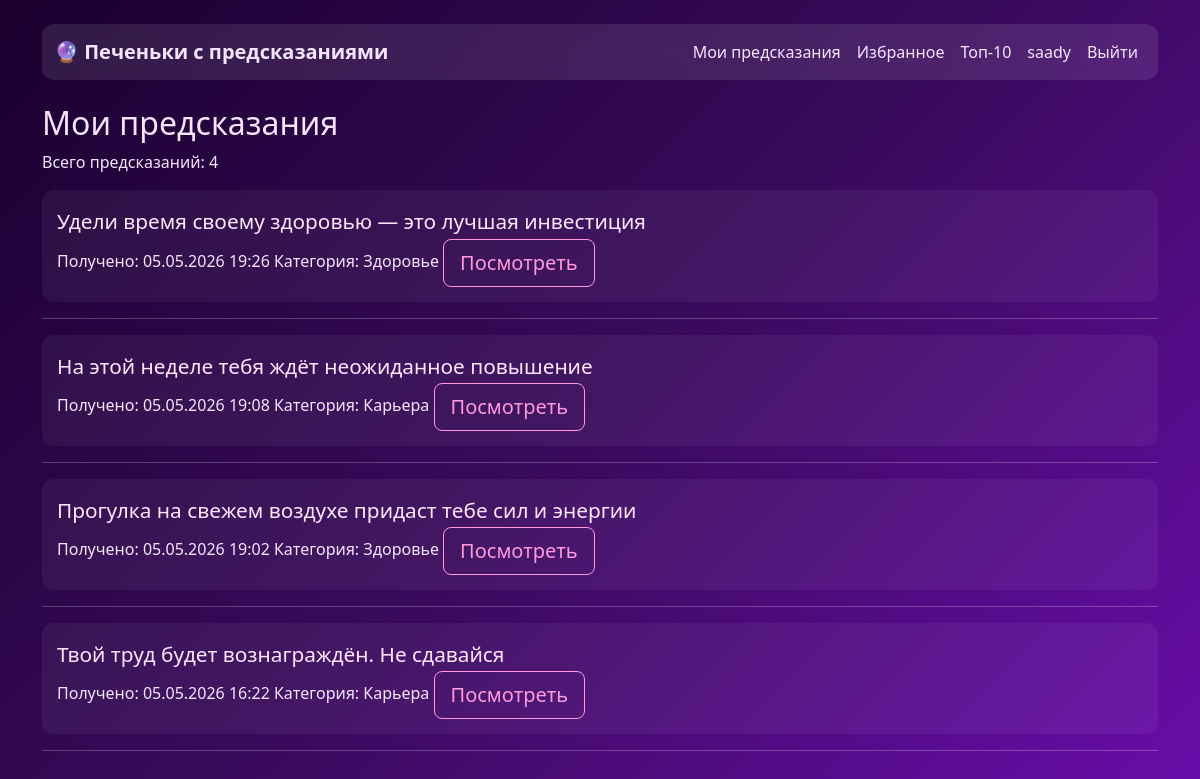
/my-predictions/ (signed in), run on an earlier commit of the app's database.
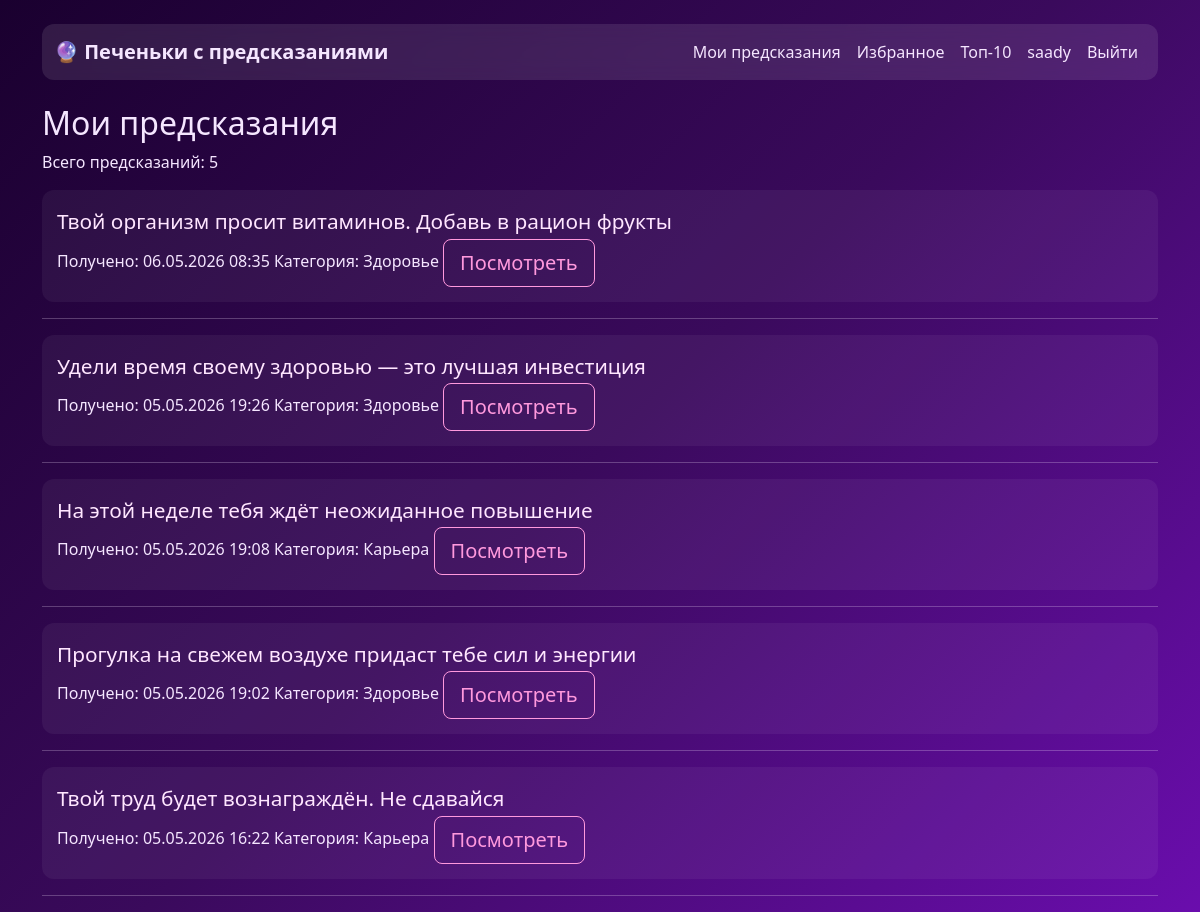
And on a later commit of the database.
### users/models.py (models this page shows)
class CustomUser(AbstractUser):
    pass

### predictions/models.py (models this page shows, shortened)
class UserPrediction(models.Model):
    user = models.ForeignKey(
        'users.CustomUser',
        on_delete=models.CASCADE,
        verbose_name="Пользователь"
    )
    cookie = models.ForeignKey(
        FortuneCookie,
        on_delete=models.CASCADE,
        verbose_name="Предсказание"
    )
    received_at = models.DateTimeField(auto_now_add=True, verbose_name="Получено")
    is_favorite = models.BooleanField(default=False, verbose_name="В избранном")
    class Meta:
        unique_together = ['user', 'cookie']
        verbose_name = "Полученное предсказание"
        verbose_name_plural = "Полученные предсказания"

class FortuneCookie(models.Model):
    text = models.TextField(verbose_name="Текст предсказания")
    category = models.ForeignKey(
        'Category',
        on_delete=models.CASCADE,
        related_name='cookies',
        verbose_name="Категория"
    )
    created_by = models.ForeignKey(
        'users.CustomUser',
        on_delete=models.SET_NULL,
        null=True,
        blank=True,
        verbose_name="Создано пользователем"
    )
    is_active = models.BooleanField(default=True, verbose_name="Активно")
    created_at = models.DateTimeField(auto_now_add=True, verbose_name="Дата создания")
    usage_count = models.PositiveIntegerField(default=0, verbose_name="Количество использований")
    class Meta:
        verbose_name = "Печенье с предсказанием"
        verbose_name_plural = "Печеньки с предсказаниями"

class Category(models.Model):
    name = models.CharField(max_length=50, verbose_name="Название")
    description = models.TextField(blank=True, verbose_name="Описание")
    class Meta:
        verbose_name = "Категория"
        verbose_name_plural = "Категории"

### predictions/views.py (the view)
# urls.py: path('my-predictions/', views.my_predictions, name='my_predictions'),
@login_required
def my_predictions(request):
    predictions_list = UserPrediction.objects.filter(
        user=request.user
    ).order_by('-received_at')
    context = {
        'predictions_list': predictions_list,
        'total_count': predictions_list.count(),
    }
    return render(request, 'my_predictions.html', context)

### predictions/templates/my_predictions.html (shortened to what this page needs)
{% extends 'base.html' %}
{% block content %}
<div class="my-predictions">
    <h2>Мои предсказания</h2>
    {% if predictions_list %}
        <p>Всего предсказаний: {{ total_count }}</p>
        <div class="predictions-list">
            {% for prediction in predictions_list %}
                <div class="prediction-item">
                    <div class="prediction-text">
                        {{ prediction.cookie.text|truncatechars:100 }}
                    </div>
                    <div class="prediction-meta">
                        <span class="date">Получено: {{ prediction.received_at|date:"d.m.Y H:i" }}</span>
                        <span class="category">Категория: {{ prediction.cookie.category.name }}</span>
                        <a href="{% url 'prediction_result' prediction.id %}" class="btn btn-outline-danger btn-lg">
                            Посмотреть
                        </a>
                    </div>
                </div>
                <hr>
            {% endfor %}
        </div>
    {% else %}
        <p>У вас пока нет предсказаний.</p>
        <a href="{% url 'get_prediction' %}" class="btn btn-primary">
            Получить первое предсказание
        </a>
    {% endif %}
</div>
{% endblock %}

### templates/base.html (shortened to what this page needs)
<!DOCTYPE html>
<html lang="ru">
<head>
    <link href="https://cdn.jsdelivr.net/npm/bootstrap@5.3.2/dist/css/bootstrap.min.css" rel="stylesheet">
</head>
<body>
    <div class="container mt-4">
        <nav class="navbar navbar-expand-lg navbar-light bg-light mb-4">
            <div class="container">
               <a class="navbar-brand fw-bold" href="{% url 'home' %}">
                    🔮 Печеньки с предсказаниями
               </a>
                <div class="navbar-nav ms-auto">
                    {% if user.is_authenticated %}
                        <a class="nav-link" href="{% url 'my_predictions' %}">Мои предсказания</a>
                        <a class="nav-link" href="{% url 'favorites' %}">Избранное</a>
                        <a class="nav-link" href="{% url 'top_cookies' %}">Топ-10</a>
                        <a class="nav-link" href="{% url 'profile' %}">{{ user.username }}</a>
                        <form action="{% url 'logout' %}" method="post" style="display: inline;">
                            <button type="submit" class="btn btn-link nav-link"
                                    style="display: inline; background: none; border: none;">
                                Выйти
                            </button>
                        </form>
                    {% else %}
                        <a class="nav-link" href="{% url 'register' %}">Регистрация</a>
                        <a class="nav-link" href="{% url 'login' %}">Войти</a>
                    {% endif %}
                </div>
            </div>
        </nav>
        {% block content %}
        {% endblock %}
    </div>
</body>
</html>

### templates/base.html (style rules this page uses)
body { background: linear-gradient(135deg, #1a002f, #3a0a5c, #6a0dad); min-height: 100vh; color: #f5e6ff; }
.navbar { background: rgba(255, 255, 255, 0.1) !important; backdrop-filter: blur(10px); border-radius: 12px; }
.navbar .nav-link, .navbar-brand { color: #f5e6ff !important; }
a { color: #ff99dd; }
.prediction-item { background: rgba(255,255,255,0.05); border-radius: 12px; padding: 15px; }
a { text-decoration: none; }
.btn { transition: all 0.3s ease; }
.prediction-text { font-size: 1.3rem; line-height: 1.6; color: #ffe6ff; }
body, p, span, div, small, strong, h1, h2, h3, h4, h5 { color: #f5e6ff; }
.btn-outline-primary, .btn-outline-danger, .btn-outline-secondary, .btn-outline-warning { color: #ff99dd; border: 1px solid #ff99dd; background: transparent; }
.btn-outline-danger { color: #ff99dd !important; border-color: #ff99dd !important; }

What changed in the data, as far as the page shows it:
added UserPrediction: cookie.text "Твой организм просит витаминов. Добавь в рацион фрукты", received_at "06.05.2026 08:35", cookie.category.name "Здоровье"
Also different on the page:
{{ total_count }}: "4" → "5"
